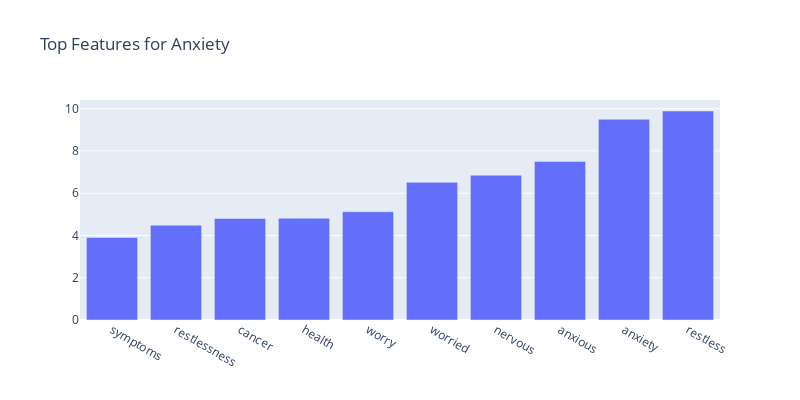
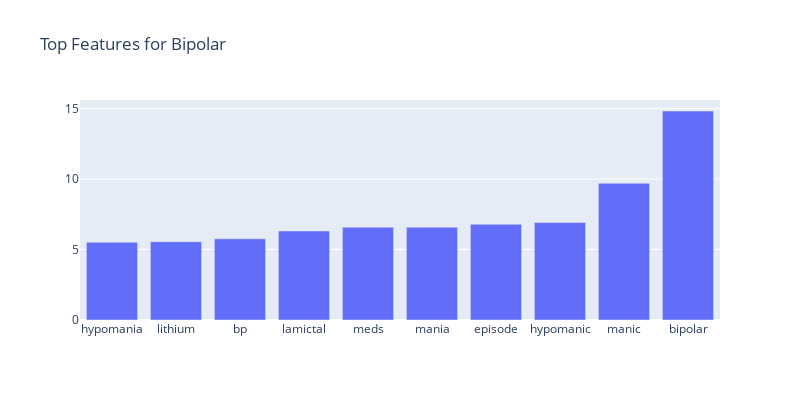
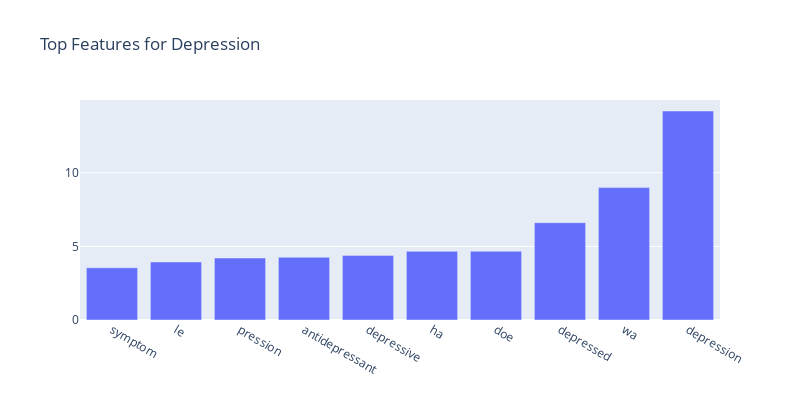
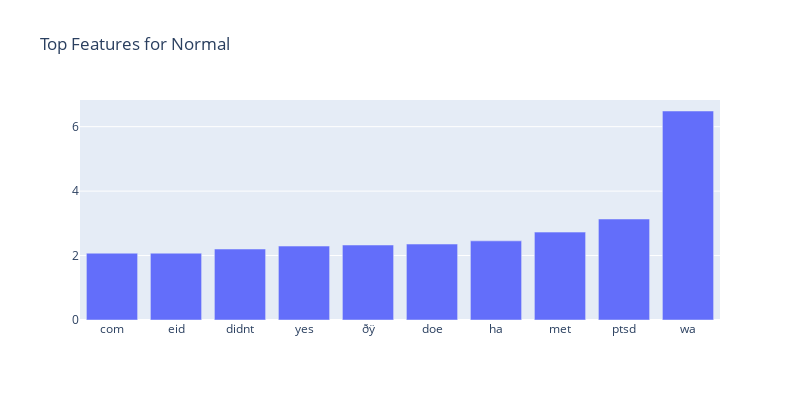

These figures' notebook cell, in order:
### Code cell
# Feature Importance
feature_names = vectorizer.get_feature_names_out()
coefs = best_model.coef_
for i, category in enumerate(best_model.classes_):
    top_features = coefs[i].argsort()[-10:]
    top_words = [feature_names[j] for j in top_features]
    top_scores = [coefs[i][j] for j in top_features]
    fig = go.Figure([go.Bar(x=top_words, y=top_scores)])
    fig.update_layout(title=f'Top Features for {category}', width=800, height=400)
    fig.show()

### Figure 1 — Plotly figure (JSON) as saved in the notebook; plotly's stock layout.template omitted (floating-point values rounded to 4 significant figures)
{"data": [{"type": "bar", "x": ["symptoms", "restlessness", "cancer", "health", "worry", "worried", "nervous", "anxious", "anxiety", "restless"], "y": [3.908, 4.483, 4.804, 4.816, 5.123, 6.513, 6.851, 7.504, 9.501, 9.889]}], "layout": {"height": 400, "title": {"text": "Top Features for Anxiety"}, "width": 800}}

### Figure 2 — Plotly figure (JSON) as saved in the notebook; plotly's stock layout.template omitted (floating-point values rounded to 4 significant figures)
{"data": [{"type": "bar", "x": ["hypomania", "lithium", "bp", "lamictal", "meds", "mania", "episode", "hypomanic", "manic", "bipolar"], "y": [5.516, 5.557, 5.762, 6.321, 6.576, 6.584, 6.789, 6.913, 9.698, 14.83]}], "layout": {"height": 400, "title": {"text": "Top Features for Bipolar"}, "width": 800}}

### Figure 3 — Plotly figure (JSON) as saved in the notebook; plotly's stock layout.template omitted (floating-point values rounded to 4 significant figures)
{"data": [{"type": "bar", "x": ["symptom", "le", "pression", "antidepressant", "depressive", "ha", "doe", "depressed", "wa", "depression"], "y": [3.547, 3.944, 4.21, 4.26, 4.39, 4.664, 4.668, 6.61, 8.995, 14.2]}], "layout": {"height": 400, "title": {"text": "Top Features for Depression"}, "width": 800}}

### Figure 4 — Plotly figure (JSON) as saved in the notebook; plotly's stock layout.template omitted (floating-point values rounded to 4 significant figures)
{"data": [{"type": "bar", "x": ["com", "eid", "didnt", "yes", "ðÿ", "doe", "ha", "met", "ptsd", "wa"], "y": [2.073, 2.073, 2.203, 2.294, 2.327, 2.357, 2.456, 2.728, 3.135, 6.486]}], "layout": {"height": 400, "title": {"text": "Top Features for Normal"}, "width": 800}}
